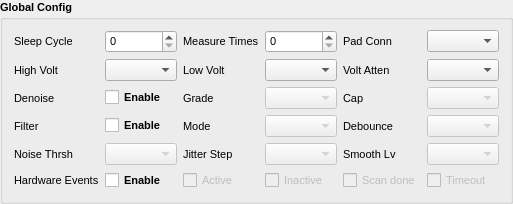
     <widget class="QGroupBox" name="groupBox_5">
      <property name="sizePolicy">
       <sizepolicy hsizetype="Preferred" vsizetype="Fixed">
        <horstretch>0</horstretch>
        <verstretch>0</verstretch>
       </sizepolicy>
      </property>
      <property name="font">
       <font>
        <pointsize>8</pointsize>
        <bold>true</bold>
        <kerning>true</kerning>
       </font>
      </property>
      <property name="title">
       <string>Global Config</string>
      </property>
      <layout class="QGridLayout" name="gridLayout">
       <item row="4" column="2">
        <widget class="QLabel" name="label_21">
         <property name="font">
          <font>
           <pointsize>8</pointsize>
           <bold>false</bold>
           <kerning>true</kerning>
          </font>
         </property>
         <property name="text">
          <string>Mode</string>
         </property>
        </widget>
       </item>
       <item row="5" column="0">
        <widget class="QLabel" name="label_23">
         <property name="font">
          <font>
           <pointsize>8</pointsize>
           <bold>false</bold>
           <kerning>true</kerning>
          </font>
         </property>
         <property name="text">
          <string>Noise Thrsh </string>
         </property>
        </widget>
       </item>
       <item row="5" column="2">
        <widget class="QLabel" name="label_24">
         <property name="font">
          <font>
           <pointsize>8</pointsize>
           <bold>false</bold>
           <kerning>true</kerning>
          </font>
         </property>
         <property name="text">
          <string>Jitter Step</string>
         </property>
        </widget>
       </item>
       <item row="4" column="1">
        <widget class="QCheckBox" name="checkb_enable_filter">
         <property name="font">
          <font>
           <pointsize>8</pointsize>
           <bold>true</bold>
           <kerning>true</kerning>
          </font>
         </property>
         <property name="text">
          <string>Enable</string>
         </property>
        </widget>
       </item>
       <item row="4" column="5">
        <widget class="QComboBox" name="comb_debounce_cnt">
         <property name="enabled">
          <bool>false</bool>
         </property>
         <property name="font">
          <font>
           <pointsize>8</pointsize>
           <bold>false</bold>
           <kerning>true</kerning>
          </font>
         </property>
        </widget>
       </item>
       <item row="0" column="5">
        <widget class="QComboBox" name="comb_pad_conn">
         <property name="font">
          <font>
           <pointsize>8</pointsize>
           <bold>false</bold>
           <kerning>true</kerning>
          </font>
         </property>
        </widget>
       </item>
       <item row="0" column="4">
        <widget class="QLabel" name="label_13">
         <property name="font">
          <font>
           <pointsize>8</pointsize>
           <bold>false</bold>
           <kerning>true</kerning>
          </font>
         </property>
         <property name="text">
          <string>Pad Conn</string>
         </property>
        </widget>
       </item>
       <item row="3" column="4">
        <widget class="QLabel" name="label_16">
         <property name="font">
          <font>
           <pointsize>8</pointsize>
           <bold>false</bold>
           <kerning>true</kerning>
          </font>
         </property>
         <property name="text">
          <string>Cap</string>
         </property>
        </widget>
       </item>
       <item row="3" column="3">
        <widget class="QComboBox" name="comb_grade">
         <property name="enabled">
          <bool>false</bool>
         </property>
         <property name="font">
          <font>
           <pointsize>8</pointsize>
           <bold>false</bold>
           <kerning>true</kerning>
          </font>
         </property>
        </widget>
       </item>
       <item row="0" column="2">
        <widget class="QLabel" name="label_9">
         <property name="font">
          <font>
           <pointsize>8</pointsize>
           <bold>false</bold>
           <kerning>true</kerning>
          </font>
         </property>
         <property name="text">
          <string>Measure Times</string>
         </property>
        </widget>
       </item>
       <item row="6" column="4">
        <widget class="QCheckBox" name="checkb_interrupt_mask_scandone">
         <property name="enabled">
          <bool>false</bool>
         </property>
         <property name="font">
          <font>
           <pointsize>8</pointsize>
           <bold>false</bold>
           <kerning>true</kerning>
          </font>
         </property>
         <property name="text">
          <string>Scan done</string>
         </property>
        </widget>
       </item>
       <item row="6" column="5">
        <widget class="QCheckBox" name="checkb_interrupt_mask_timeout">
         <property name="enabled">
          <bool>false</bool>
         </property>
         <property name="font">
          <font>
           <pointsize>8</pointsize>
           <bold>false</bold>
           <kerning>true</kerning>
          </font>
         </property>
         <property name="text">
          <string>Timeout</string>
         </property>
        </widget>
       </item>
       <item row="1" column="1">
        <widget class="QComboBox" name="comb_refh">
         <property name="font">
          <font>
           <pointsize>8</pointsize>
           <bold>false</bold>
           <kerning>true</kerning>
          </font>
         </property>
        </widget>
       </item>
       <item row="5" column="5">
        <widget class="QComboBox" name="comb_smh_lvl">
         <property name="enabled">
          <bool>false</bool>
         </property>
         <property name="font">
          <font>
           <pointsize>8</pointsize>
           <bold>false</bold>
           <kerning>true</kerning>
          </font>
         </property>
        </widget>
       </item>
       <item row="3" column="1">
        <widget class="QCheckBox" name="checkb_enable_denoise">
         <property name="font">
          <font>
           <pointsize>8</pointsize>
           <bold>true</bold>
           <kerning>true</kerning>
          </font>
         </property>
         <property name="text">
          <string>Enable</string>
         </property>
        </widget>
       </item>
       <item row="6" column="0">
        <widget class="QLabel" name="label_26">
         <property name="font">
          <font>
           <pointsize>8</pointsize>
           <bold>false</bold>
           <kerning>true</kerning>
          </font>
         </property>
         <property name="text">
          <string>Hardware Events</string>
         </property>
        </widget>
       </item>
       <item row="4" column="3">
        <widget class="QComboBox" name="comb_fmode">
         <property name="enabled">
          <bool>false</bool>
         </property>
         <property name="font">
          <font>
           <pointsize>8</pointsize>
           <bold>false</bold>
           <kerning>true</kerning>
          </font>
         </property>
        </widget>
       </item>
       <item row="1" column="2">
        <widget class="QLabel" name="label_11">
         <property name="font">
          <font>
           <pointsize>8</pointsize>
           <bold>false</bold>
           <kerning>true</kerning>
          </font>
         </property>
         <property name="text">
          <string>Low Volt</string>
         </property>
        </widget>
       </item>
       <item row="5" column="4">
        <widget class="QLabel" name="label_25">
         <property name="font">
          <font>
           <pointsize>8</pointsize>
           <bold>false</bold>
           <kerning>true</kerning>
          </font>
         </property>
         <property name="text">
          <string>Smooth Lv</string>
         </property>
        </widget>
       </item>
       <item row="0" column="1">
        <widget class="QSpinBox" name="spin_sleep_cycle">
         <property name="font">
          <font>
           <pointsize>8</pointsize>
           <bold>false</bold>
           <kerning>true</kerning>
          </font>
         </property>
        </widget>
       </item>
       <item row="1" column="5">
        <widget class="QComboBox" name="comb_atten">
         <property name="font">
          <font>
           <pointsize>8</pointsize>
           <bold>false</bold>
           <kerning>true</kerning>
          </font>
         </property>
        </widget>
       </item>
       <item row="5" column="1">
        <widget class="QComboBox" name="comb_noise_thr">
         <property name="enabled">
          <bool>false</bool>
         </property>
         <property name="font">
          <font>
           <pointsize>8</pointsize>
           <bold>false</bold>
           <kerning>true</kerning>
          </font>
         </property>
        </widget>
       </item>
       <item row="6" column="2">
        <widget class="QCheckBox" name="checkb_interrupt_mask_active">
         <property name="enabled">
          <bool>false</bool>
         </property>
         <property name="font">
          <font>
           <pointsize>8</pointsize>
           <bold>false</bold>
           <kerning>true</kerning>
          </font>
         </property>
         <property name="text">
          <string>Active</string>
         </property>
        </widget>
       </item>
       <item row="3" column="5">
        <widget class="QComboBox" name="comb_cap_level">
         <property name="enabled">
          <bool>false</bool>
         </property>
         <property name="font">
          <font>
           <pointsize>8</pointsize>
           <bold>false</bold>
           <kerning>true</kerning>
          </font>
         </property>
        </widget>
       </item>
       <item row="1" column="4">
        <widget class="QLabel" name="label_12">
         <property name="font">
          <font>
           <pointsize>8</pointsize>
           <bold>false</bold>
           <kerning>true</kerning>
          </font>
         </property>
         <property name="text">
          <string>Volt Atten</string>
         </property>
        </widget>
       </item>
       <item row="3" column="0">
        <widget class="QLabel" name="label_14">
         <property name="font">
          <font>
           <pointsize>8</pointsize>
           <bold>false</bold>
           <kerning>true</kerning>
          </font>
         </property>
         <property name="text">
          <string>Denoise</string>
         </property>
        </widget>
       </item>
       <item row="6" column="1">
        <widget class="QCheckBox" name="checkb_enable_enable_interrupt">
         <property name="font">
          <font>
           <pointsize>8</pointsize>
           <bold>true</bold>
           <kerning>true</kerning>
          </font>
         </property>
         <property name="text">
          <string>Enable</string>
         </property>
        </widget>
       </item>
       <item row="4" column="4">
        <widget class="QLabel" name="label_22">
         <property name="font">
          <font>
           <pointsize>8</pointsize>
           <bold>false</bold>
           <kerning>true</kerning>
          </font>
         </property>
         <property name="text">
          <string>Debounce</string>
         </property>
        </widget>
       </item>
       <item row="0" column="3">
        <widget class="QSpinBox" name="spin_meas_times">
         <property name="font">
          <font>
           <pointsize>8</pointsize>
           <bold>false</bold>
           <kerning>true</kerning>
          </font>
         </property>
        </widget>
       </item>
       <item row="6" column="3">
        <widget class="QCheckBox" name="checkb_interrupt_mask_inactive">
         <property name="enabled">
          <bool>false</bool>
         </property>
         <property name="font">
          <font>
           <pointsize>8</pointsize>
           <bold>false</bold>
           <kerning>true</kerning>
          </font>
         </property>
         <property name="text">
          <string>Inactive</string>
         </property>
        </widget>
       </item>
       <item row="5" column="3">
        <widget class="QComboBox" name="comb_jitter_step">
         <property name="enabled">
          <bool>false</bool>
         </property>
         <property name="font">
          <font>
           <pointsize>8</pointsize>
           <bold>false</bold>
           <kerning>true</kerning>
          </font>
         </property>
        </widget>
       </item>
       <item row="4" column="0">
        <widget class="QLabel" name="label_20">
         <property name="font">
          <font>
           <pointsize>8</pointsize>
           <bold>false</bold>
           <kerning>true</kerning>
          </font>
         </property>
         <property name="text">
          <string>Filter</string>
         </property>
        </widget>
       </item>
       <item row="1" column="0">
        <widget class="QLabel" name="label_10">
         <property name="font">
          <font>
           <pointsize>8</pointsize>
           <bold>false</bold>
           <kerning>true</kerning>
          </font>
         </property>
         <property name="text">
          <string>High Volt</string>
         </property>
        </widget>
       </item>
       <item row="0" column="0">
        <widget class="QLabel" name="label_8">
         <property name="font">
          <font>
           <pointsize>8</pointsize>
           <bold>false</bold>
           <kerning>true</kerning>
          </font>
         </property>
         <property name="text">
          <string>Sleep Cycle</string>
         </property>
        </widget>
       </item>
       <item row="3" column="2">
        <widget class="QLabel" name="label_15">
         <property name="font">
          <font>
           <pointsize>8</pointsize>
           <bold>false</bold>
           <kerning>true</kerning>
          </font>
         </property>
         <property name="text">
          <string>Grade</string>
         </property>
        </widget>
       </item>
       <item row="1" column="3">
        <widget class="QComboBox" name="comb_refl">
         <property name="font">
          <font>
           <pointsize>8</pointsize>
           <bold>false</bold>
           <kerning>true</kerning>
          </font>
         </property>
        </widget>
       </item>
      </layout>
     </widget>
